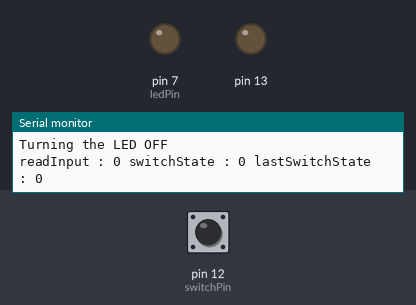
A sketch run on a simulated Arduino Uno, built with avr-gcc and run on an emulated ATmega328P. Shown: output pins drawn as LEDs (lit = HIGH), the last lines printed to the serial monitor. Dashed ring = blinking. Inputs (shaded band) come from the test bench; at power-on: pin 12 (switchPin) LOW.

Above: at 1.2 s.
1.3 s: pin 12 (switchPin) pulled HIGH for 1 s
At 2.3 s:
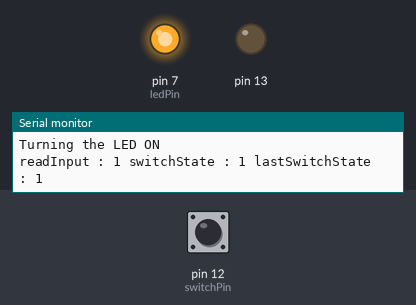
4.0 s: pin 12 (switchPin) pulled HIGH for 0.15 s
At 4.9 s:
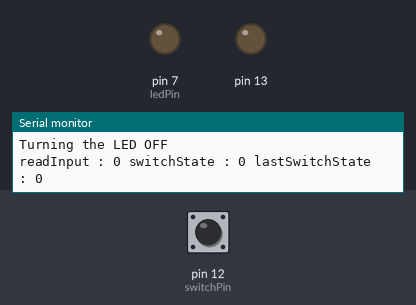
7.1 s: pin 12 (switchPin) pulsed HIGH 5 times (0.12 s each, 0.3 s apart)
At 9.0 s:
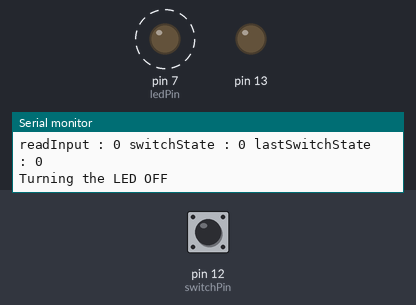
11.6 s: pin 12 (switchPin) driven HIGH
At 12.3 s:
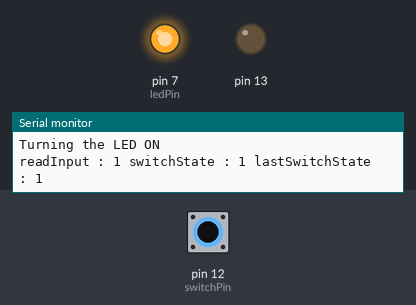
14.6 s: pin 12 (switchPin) driven LOW
At 15.1 s:
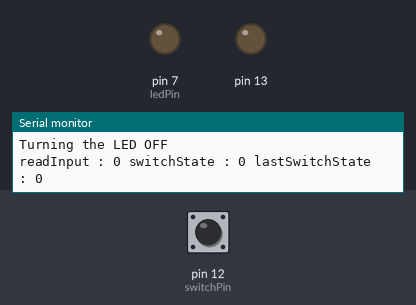
Timing chart, 0 to 17.6 s (numbered marks = the images above; inputs shaded):
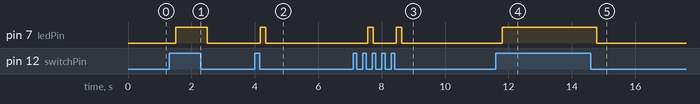

Measured:
- after the input at 1.3 s, pin 7 (ledPin): LOW → HIGH after 0.21 s, → LOW 0.98 s later
- after the input at 4.0 s, pin 7 (ledPin): LOW → HIGH after 0.17 s, → LOW 0.17 s later
- after the input at 7.1 s, pin 7 (ledPin): alternates HIGH for 0.17 s and LOW for 0.72 s, 4 changes in all, then stays LOW, starting after 0.46 s
- after the input at 11.6 s, pin 7 (ledPin): LOW → HIGH after 0.20 s
- after the input at 14.6 s, pin 7 (ledPin): HIGH → LOW after 0.18 s

The sketch:

MonoSwitchDebounced.ino
```cpp
const int switchPin = 12;   // pin of the digital input related to the switch
const int ledPin = 7;      // pin of the digital output related to the LED

int switchState = 0;       // storage variable for current switch state

int lastSwitchState= LOW;

// variables related to the debouncing system
long lastDebounceTime = 0;
long debounceDelay = 50;

boolean debug = true;

void setup() {
  // It's to turn integrated led off.
  pinMode(13, OUTPUT);

  pinMode(ledPin, OUTPUT);     // the led pin is setup as an output
  pinMode(switchPin, INPUT);   // the switch pin is setup as an input

  Serial.begin(9600);          // Serial commmunication setup at 9600 baud
}

void loop() {

  // read the state of the digital pin
  int readInput = digitalRead(switchPin);

  // if freshly read state is different than the last debounced value
  if (readInput != lastSwitchState){
    // reset the debounce counter by storing the current uptime ms
    lastDebounceTime = millis();
    if (debug) {
      Serial.print("lastDebounceTime :");
      Serial.println(lastDebounceTime);
    }
  }

  // if the time since the last debounce is greater than the debounce delay
  if ( (millis() - lastDebounceTime) > debounceDelay ) {
    // store the value because it is a debounced one and we are safe
    switchState = readInput;
  }

  // store the last read state for the next loop comparison purpose
  lastSwitchState = readInput;

  if (debug) {
      Serial.print("readInput : ");
      Serial.print(readInput);
      Serial.print(" switchState : ");
      Serial.print(switchState);
      Serial.print(" lastSwitchState : ");
      Serial.println(lastSwitchState);
  }
  // modify the LED state according to the switch state
  if (switchState == HIGH) {        // test if the switch is pushed or not
    digitalWrite(ledPin, HIGH);     // turn the LED ON if it is currently pushed
    Serial.println("Turning the LED ON");
  } else {
    digitalWrite(ledPin, LOW);      // turn the LED OFF if it is not currently pushed
    Serial.println("Turning the LED OFF");
  }

}
```
